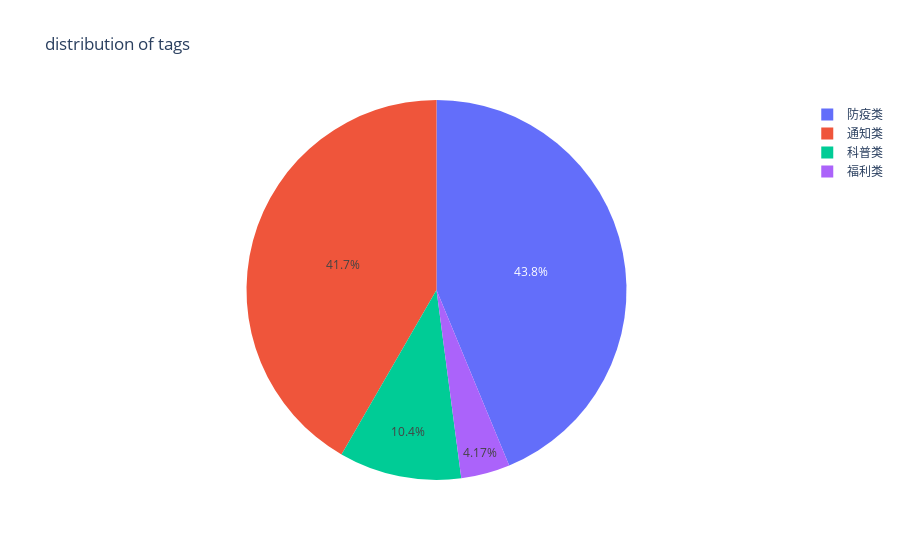

Here is the notebook cell this chart was saved with:
### Code cell
distribution=px.pie(tag,
      values = 'tagnumber',
      names = 'cname',
      color='cname',
      title = 'distribution of tags')
distribution.show()

### Figure 1 — Plotly figure (JSON) as saved in the notebook; plotly's stock layout.template omitted (floating-point values rounded to 4 significant figures)
{"data": [{"customdata": [["防疫类"], ["通知类"], ["科普类"], ["福利类"]], "domain": {"x": [0, 1], "y": [0, 1]}, "hovertemplate": "cname=%{customdata[0]}<br>tagnumber=%{value}<extra></extra>", "labels": ["防疫类", "通知类", "科普类", "福利类"], "legendgroup": "", "marker": {"colors": ["#636efa", "#EF553B", "#00cc96", "#ab63fa"]}, "name": "", "showlegend": true, "type": "pie", "values": [21, 20, 5, 2]}], "layout": {"autosize": true, "legend": {"tracegroupgap": 0}, "title": {"text": "distribution of tags"}}}
